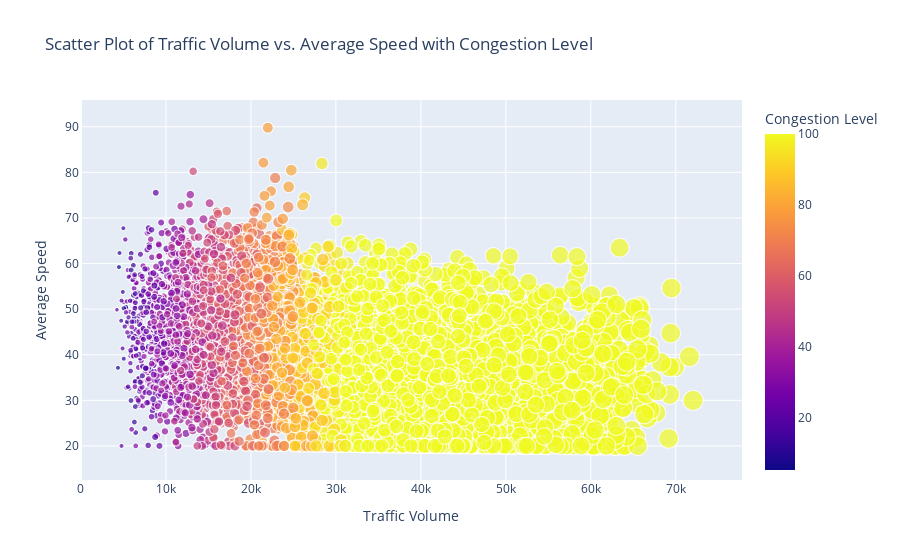

Notebook source saved alongside this figure:
### Markdown cell above
# 3. Scatter Plot

### Code cell
fig = px.scatter(df, x='Traffic Volume', y='Average Speed', color='Congestion Level', 
                 size='Traffic Volume', hover_data=['Area Name', 'Road/Intersection Name'],
                 title="Scatter Plot of Traffic Volume vs. Average Speed with Congestion Level")
fig.show()

### Figure 1 — Plotly figure (JSON) as saved in the notebook; plotly's stock layout.template omitted (floating-point values rounded to 4 significant figures; data arrays with more than 128 entries replaced by an {"elided": "..."} marker saying what was removed)
{"data": [{"customdata": {"elided": "8936x2 str values"}, "hovertemplate": "Traffic Volume=%{marker.size}<br>Average Speed=%{y}<br>Area Name=%{customdata[0]}<br>Road/Intersection Name=%{customdata[1]}<br>Congestion Level=%{marker.color}<extra></extra>", "legendgroup": "", "marker": {"color": {"elided": "8936 float values"}, "coloraxis": "coloraxis", "size": {"elided": "8936 int values"}, "sizemode": "area", "sizeref": 180.1, "symbol": "circle"}, "mode": "markers", "name": "", "showlegend": false, "type": "scattergl", "x": {"elided": "8936 int values"}, "xaxis": "x", "y": {"elided": "8936 float values"}, "yaxis": "y"}], "layout": {"coloraxis": {"colorbar": {"title": {"text": "Congestion Level"}}, "colorscale": [[0, "#0d0887"], [0.1111, "#46039f"], [0.2222, "#7201a8"], [0.3333, "#9c179e"], [0.4444, "#bd3786"], [0.5556, "#d8576b"], [0.6667, "#ed7953"], [0.7778, "#fb9f3a"], [0.8889, "#fdca26"], [1, "#f0f921"]]}, "legend": {"itemsizing": "constant", "tracegroupgap": 0}, "title": {"text": "Scatter Plot of Traffic Volume vs. Average Speed with Congestion Level"}, "xaxis": {"anchor": "y", "domain": [0, 1], "title": {"text": "Traffic Volume"}}, "yaxis": {"anchor": "x", "domain": [0, 1], "title": {"text": "Average Speed"}}}}
